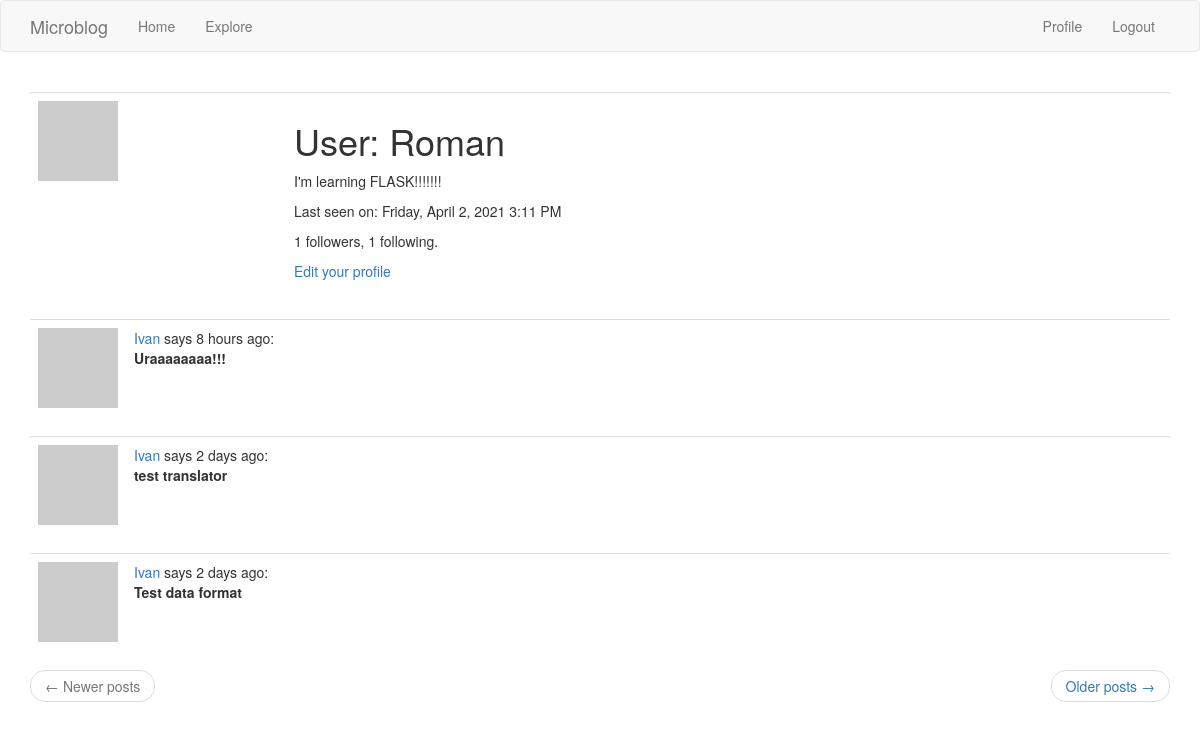
Page /user/Roman (signed in) on the earlier database version.
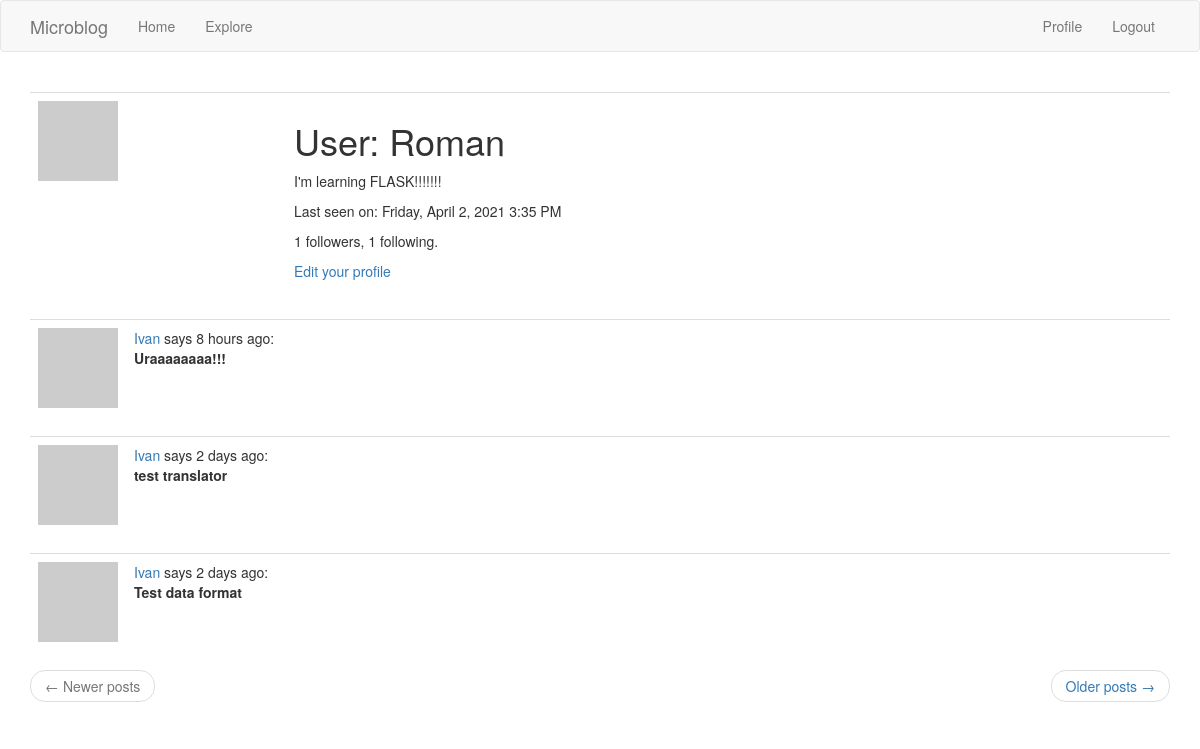
Same page on the later database version.
### blog/models.py (models this page shows, shortened)
class User(UserMixin, db.Model):
    __tablename__ = 'users'
    id = db.Column(db.Integer, primary_key=True)
    username = db.Column(db.String(64), index=True, unique=True)
    email = db.Column(db.String(128), index=True, unique=True)
    password_hash = db.Column(db.String(128))
    posts = db.relationship('Post', backref='author', lazy='dynamic')
    about_me = db.Column(db.String(160))
    last_seen = db.Column(db.DateTime, default=datetime.utcnow)
    followed = db.relationship('User',
                               secondary=followed_followers,
                               primaryjoin=(followed_followers.c.follower_id == id),
                               secondaryjoin=(followed_followers.c.followed_id == id),
                               backref=db.backref('followers', lazy='dynamic'),
                               lazy='dynamic')
    def get_avatar(self, size):
        avatar = md5(self.email.lower().encode('utf-8')).hexdigest()
        return f'https://www.gravatar.com/avatar/{avatar}?d=identicon&s={size}'
    def get_followed_posts(self):
        followed = Post.query.\
            join(followed_followers, (followed_followers.c.followed_id == Post.user_id)).\
            filter(followed_followers.c.follower_id == self.id)
        own = Post.query.filter_by(user_id=self.id)
        return followed.union(own).order_by(Post.timestamp.desc())

class Post(db.Model):
    __tablename__ = 'posts'
    id = db.Column(db.Integer, primary_key=True)
    body = db.Column(db.String(140))
    timestamp = db.Column(db.DateTime, index=True, default=datetime.utcnow)
    user_id = db.Column(db.Integer, db.ForeignKey('users.id'))

### blog/routes.py (the view)
@app.route('/user/<username>')
@login_required
def user(username):
    user = User.query.filter_by(username=username).first_or_404()
    page = request.args.get('page', 1, type=int)
    if user == current_user:
        posts = user.get_followed_posts().paginate(page, app.config['POST_PER_PAGE'], False)
    else:
        posts = user.posts.order_by(Post.timestamp.desc()).paginate(page, app.config['POST_PER_PAGE'], False)
    next_url = url_for('user', username=user.username, page=posts.next_num) if posts.has_next else None
    prev_url = url_for('user', username=user.username, page=posts.prev_num) if posts.has_prev else None
    form = EmptyForm()
    return render_template('user.html', user=user, form=form, posts=posts.items, next_url=next_url, prev_url=prev_url)

### blog/models.py (called while the page is built)
@login.user_loader
def load_user(user_id):
    return User.query.get(int(user_id))

### blog/routes.py (called while the page is built)
@app.before_request
def before_request():
    if current_user.is_authenticated:
        current_user.last_seen = datetime.utcnow()
        db.session.commit()

### blog/templates/user.html (shortened to what this page needs)
{% extends "base.html" %}
{% block app_content %}
    <table class="table table-hover">
        <tr>
            <td width="256px"><img src="{{ user.get_avatar(256) }}"></td>
            <td>
                <h1>User: {{ user.username }}</h1>
                {% if user.about_me %}<p>{{ user.about_me }}</p>{% endif %}
                {% if user.last_seen %}<p>Last seen on: {{ moment(user.last_seen).format('LLLL') }}</p>{% endif %}
                <p>{{ user.followers.count() }} followers, {{ user.followed.count() }} following.</p>
                {% if user == current_user %}
                <p><a href="{{ url_for('edit_profile') }}">Edit your profile</a></p>
                {% endif %}
            </td>
        </tr>
    </table>
{% for post in posts %}
    {% include '_post.html' %}
{% endfor %}
{% include '_pagination.html' %}
{% endblock app_content %}

### blog/templates/base.html (shortened to what this page needs)
{% extends 'bootstrap/base.html' %}
{% block navbar %}
    <nav class="navbar navbar-default">
        <div class="container">
            <div class="navbar-header">
                <a class="navbar-brand" href="{{ url_for('index') }}">Microblog</a>
            </div>
            <div class="collapse navbar-collapse" id="bs-example-navbar-collapse-1">
                <ul class="nav navbar-nav">
                    <li><a href="{{ url_for('index') }}">Home</a></li>
                    <li><a href="{{ url_for('explore') }}">Explore</a></li>
                </ul>
                <ul class="nav navbar-nav navbar-right">
                    {% if current_user.is_anonymous %}
                    <li><a href="{{ url_for('login') }}">Login</a></li>
                    <li><a href="{{ url_for('register') }}">Register</a></li>
                    {% else %}
                    <li><a href="{{ url_for('user', username=current_user.username) }}">Profile</a></li>
                    <li><a href="{{ url_for('logout') }}">Logout</a></li>
                    {% endif %}
                </ul>
            </div>
        </div>
    </nav>
{% endblock %}
{% block content %}
    <div class="container">
        {% block app_content %}{% endblock %}
    </div>
{% endblock %}

### blog/templates/_post.html
 <table class="table table-hover">
        <tr>
            <td width="70px">
                <a href="{{ url_for('user', username=post.author.username) }}">
                    <img src="{{ post.author.get_avatar(80) }}" />
                </a>
            </td>
            <td>
                <a href="{{ url_for('user', username=post.author.username) }}">
                    {{ post.author.username }}
                </a>
                says {{ moment(post.timestamp).fromNow() }}:
                <br>
                <b>{{ post.body }}</b>
                <br>
            </td>
        </tr>
    </table>

### blog/templates/_pagination.html
<nav aria-label="...">
        <ul class="pager">
            <li class="previous{% if not prev_url %} disabled{% endif %}">
                <a href="{{ prev_url or '#' }}">
                    <span aria-hidden="true">&larr;</span> Newer posts
                </a>
            </li>
            <li class="next{% if not next_url %} disabled{% endif %}">
                <a href="{{ next_url or '#' }}">
                    Older posts <span aria-hidden="true">&rarr;</span>
                </a>
            </li>
        </ul>
    </nav>

Differences in the rows shown:
changed User "Roman": last_seen "Friday, April 2, 2021 3:11 PM" → "Friday, April 2, 2021 3:35 PM"
